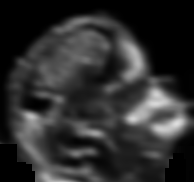
#> input picture head_template.png, 194 x 182 px, given in place of 1.jpg, which was not available
$ jupyter execute --allow-errors DIP_HW5.ipynb   (shell and % lines are left out)   (text cells are left out)
#> lines starting #> are read from the running program, lines starting #| are printed output that depends on the picture; after the words box and inside, x2 and y2 are one past the last pixel; in counts of white or black regions, pixels touching at a corner belong together; pictures that were not available may be replaced by others from this repository, and a replacement may not be noted
[cell 1]
import numpy as np
import cv2
from google.colab.patches import cv2_imshow
import matplotlib.pyplot as plt
from tqdm import tqdm
import scipy.signal as sig

[cell 2]
from matplotlib.pyplot import imshow

[cell 3]
import zipfile
#> (the rest of this cell did not finish here and is left out)

[cell 4]
%cd HW5

[cell 5]
ar = np.zeros((10,10))
ar[2,:] = 1
ar[:,5] = 1
ar [3:6,7:10] = 1
print(ar)

[cell 6]
imshow(ar)
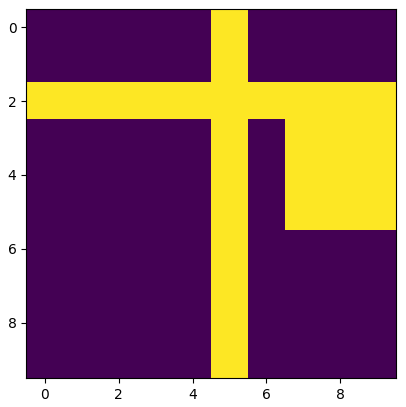
#> figure drawn by matplotlib, 1 panel

[cell 7]
class Q1:
    def __init__(self,k_size=3,th=0.5):
        self.th = th
        self.k_size = k_size

    def binarification(self,img):
        th = self.th
        img[img>th] = 1
        img[img<1] = 0
        return img

    def normalization(self,img):
        img = np.copy(img)
        shape_ = img.shape
        img = self.binarification(img)
        img = img.reshape(-1)
        img = (img-min(img))/(max(img)-min(img))
        return img.reshape(shape_)

    def dilation(self,img):
        k_size=self.k_size
        img = np.copy(img)
        img = self.normalization(img)
        kernel = np.ones((k_size,k_size))
        img = sig.convolve2d(img, kernel, mode="same")
        img[img>0]=1
        img[img<0]=0
        return img

    def erosion(self,img):
        k_size=self.k_size
        img = np.copy(img)
        img = self.normalization(img)
        kernel = np.ones((k_size,k_size))
        img = sig.convolve2d(img, kernel, mode="same")
        img[img<k_size**2]=0
        img[img>0]=1
        return img

    def opening(self,img):
        k_size=self.k_size
        img = np.copy(img)
        img = self.normalization(img)
        img = self.erosion(img)
        img = self.dilation(img)
        return img

    def closing(self,img):
        k_size=self.k_size
        img = np.copy(img)
        img = self.normalization(img)
        img = self.dilation(img)
        img = self.erosion(img)
        return img

    def show_all_function_outputs(self,img):

        out1 = self.dilation(img)
        out2 = self.erosion(img)
        out3 = self.closing(img)
        out4 = self.opening(img)

        fig, axes = plt.subplots(nrows=3, ncols=2, sharex=True, sharey=True)
        ax0, ax00, ax1, ax2, ax3, ax4 = axes.flatten()
        ax0.imshow(img)
        ax0.set_title('original',fontsize=9)
        ax00.imshow(img)
        ax00.set_title('original',fontsize=9)
        ax1.imshow(out1)
        ax1.set_title('dilation',fontsize=9)
        ax2.imshow(out2)
        ax2.set_title('erosion',fontsize=9)
        ax3.imshow(out3)
        ax3.set_title('closing',fontsize=9)
        ax4.imshow(out4)
        ax4.set_title('opening',fontsize=9)

[cell 8]
q1 = Q1(th=0.5,k_size=3)
q1.show_all_function_outputs(ar)
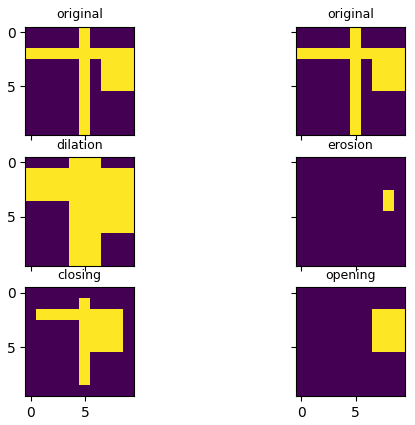
#> figure drawn by matplotlib, 6 panels
#> further down, img is the input picture: shape (182, 194); min 0, max 222, mean 46.1

[cell 9]
%cd images

[cell 10]
filenames = [str(i)+'.jpg' for i in [1,2,4,5,6]]
filenames

#> (a cell that did not finish here is left out)

[cell 12]
name = filenames[0]
img = cv2.imread(name, cv2.IMREAD_GRAYSCALE)/256
#> img: shape (182, 194) float64; min 0, max 0.867, mean 0.18
q1 = Q1(th=0.5,k_size=3)
out = q1.normalization(img)
#> in binarification (call 9), `img[img>th] = 1`:
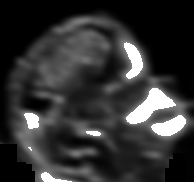
#> img: shape (182, 194) float64; min 0, max 1, mean 0.201
#> in binarification (call 9), `img[img<1] = 0`:
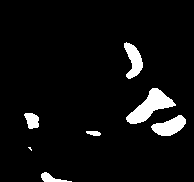
#> img: shape (182, 194) float64; values 0 (black) and 1 (white), 5.6% white; 7 white regions (1 under 20 px), largest, box (x1, y1, x2, y2) and area: (126, 88, 176, 124) 776, (151, 115, 186, 136) 439, (124, 42, 143, 79) 394, (24, 113, 39, 129) 178, (41, 172, 72, 182) 136, (86, 131, 101, 136) 58
# imshow(out)
q1.show_all_function_outputs(img)
#> in dilation (call 4), `img[img>0]=1`:
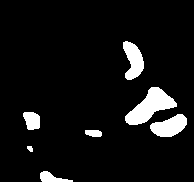
#> img: shape (182, 194) float64; values 0 (black) and 1 (white), 7.4% white; 7 white regions, largest, box (x1, y1, x2, y2) and area: (125, 87, 177, 125) 952, (150, 114, 187, 137) 555, (123, 41, 144, 80) 522
#> in erosion (call 4), `img[img>0]=1`:
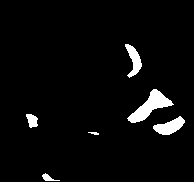
#> img: shape (182, 194) float64; values 0 (black) and 1 (white), 4% white; 6 white regions, box (x1, y1, x2, y2) and area: (127, 89, 174, 123) 608, (153, 116, 185, 135) 331, (125, 44, 142, 78) 275, (26, 114, 38, 128) 118, (42, 173, 60, 181) 63, (88, 132, 99, 135) 22
#> in erosion (call 5), `img = sig.convolve2d(img, kernel, mode="same")`:
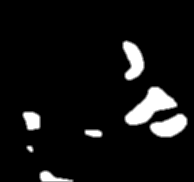
#> img: shape (182, 194) float64; min 0, max 9, mean 0.659; drawn with min black and max white
#> in erosion (call 5), `img[img<k_size**2]=0`: img: shape (182, 194) float64; values 0 (black) and 9 (white), 5.6% white; 7 white regions (1 under 20 px), largest, box (x1, y1, x2, y2) and area: (126, 88, 176, 124) 776, (151, 115, 186, 136) 439, (124, 42, 143, 79) 394, (24, 113, 39, 129) 180, (41, 172, 67, 181) 108, (86, 131, 101, 136) 58
#> in erosion (call 5), `img[img>0]=1`:
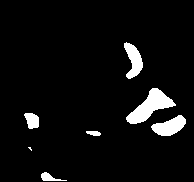
#> img: shape (182, 194) float64; values 0 (black) and 1 (white), 5.6% white; 7 white regions (1 under 20 px), largest, box (x1, y1, x2, y2) and area: (126, 88, 176, 124) 776, (151, 115, 186, 136) 439, (124, 42, 143, 79) 394, (24, 113, 39, 129) 180, (41, 172, 67, 181) 108, (86, 131, 101, 136) 58
#> in dilation (call 6), `img = sig.convolve2d(img, kernel, mode="same")`:
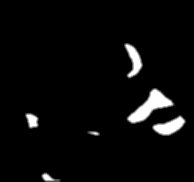
#> img: shape (182, 194) float64; min 0, max 9, mean 0.361; drawn with min black and max white
#> in dilation (call 6), `img[img>0]=1`:
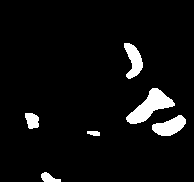
#> img: shape (182, 194) float64; values 0 (black) and 1 (white), 5.5% white; 6 white regions, box (x1, y1, x2, y2) and area: (126, 88, 175, 124) 774, (152, 115, 186, 136) 437, (124, 43, 143, 79) 393, (25, 113, 39, 129) 176, (41, 172, 61, 182) 119, (87, 131, 100, 136) 54

[cell 13]
name = filenames[1]
img = cv2.imread(name, cv2.IMREAD_GRAYSCALE)/256
q1 = Q1(th=0.5,k_size=3)
out = q1.normalization(img)
# imshow(out)
q1.show_all_function_outputs(img)

[cell 14]
name = filenames[2]
#> (the rest of this cell did not finish here and is left out)

[cell 15]
name = filenames[2]
#> name = '4.jpg'
#> (the rest of this cell did not finish here and is left out)

[cell 16]
name = filenames[3]
#> name = '5.jpg'
#> (the rest of this cell did not finish here and is left out)

[cell 17]
name = filenames[4]
#> name = '6.jpg'
#> (the rest of this cell did not finish here and is left out)

[cell 18]
%cd ..

[cell 19]
name = 'blood_cell.jpg'
#> name = 'blood_cell.jpg'
im = cv2.imread(name,cv2.IMREAD_GRAYSCALE)
# im = cv2.imread(name)
#> (the rest of this cell did not finish here and is left out)
